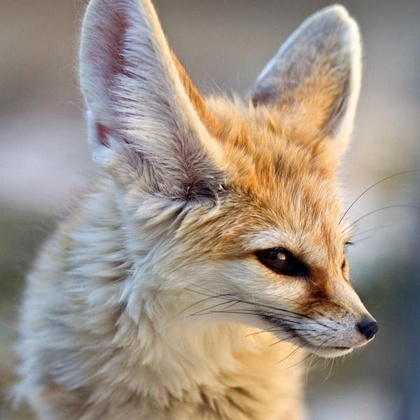
%> input picture 2.5.1 Equalizacion de histograma/zorro.jpg, 420 x 420 px, shrunk from 600 x 600 before the run
$ octave EqHist.m   (GNU Octave 9; MATLAB toolbox functions it lacks are replaced by stand-ins)
%> lines starting %> are read from the running program, lines starting %| are printed output that depends on the picture
%//////////////////////////////////////
%/Ecualizacion de histograma
%/autor: Bryan Medina
%////////////////////////////////////


f = imread('zorro.jpg');
%> f is the input picture: size 420x420x3 uint8; mean R, G, B 157.7, 145.8, 134.1
f = rgb2gray(f);
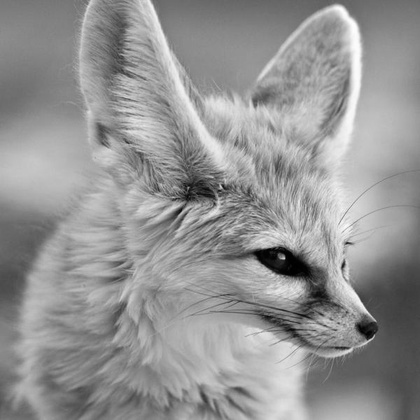
%> f: size 420x420 uint8; min 0, max 254, mean 148

%calculo del histograma, bins son los niveles de intensidad
[histF, bins] = imhist(f);
%> histF = 256 values, max 1988 at index 136, min 0 at index 256, mean 689.1; bins = 256 values from 0 to 255
%divido entre el numero de elementos de la imagen para normalizar (0 - 1)
histFNorm = histF./numel(f);
%> histFNorm = 256 values, max 0.0113 at index 136, min 0 at index 256, mean 0.00391

%realizo la sumatoria para calcular la funcion de transformacion, en este
%caso, una funcion de distribucion acumulada
cdf = cumsum(histFNorm);
%> cdf = 256 values from 7.94e-05 to 1

[m, n] = size(f);
%> m = 420; n = 420
g = zeros(m, n);
%aqui mediante el valor de intensidad, accedo al valor de intensidad
%deseado (cdf) el cual tiene una distribucion de intensidades mas uniforme,
%resultando en un mejor contraste
for i = 1 : m
    for j = 1 : n
        g(i, j) = cdf(f(i, j)+1);
    end
end
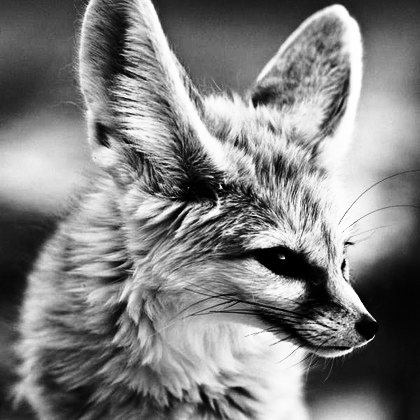
%> g: size 420x420 double; min 7.94e-05, max 1, mean 0.504

% tambien esta la funcion en el toolbox
g1 = histeq(f, 256);

%graficar
figure();
subplot(131);
plot(bins, histF);
subplot(132);
plot(bins, cdf);

histG = imhist(g);
%> histG = 256 values, max 1988 at index 91, min 0 at index 31, mean 689.1
subplot(133);
plot(bins, histG);
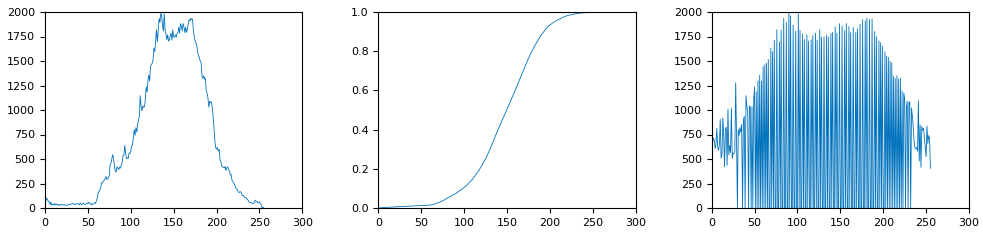
%> figure redrawn from the program's plot data, 3 panels; panel 1: curve peaks at x = 135, y = 1988; panel 2: curve peaks at x = 254, y = 1; panel 3: curve peaks at x = 90, y = 1988

figure();
subplot(121);
imshow(f);
subplot(122);
imshow(g);
